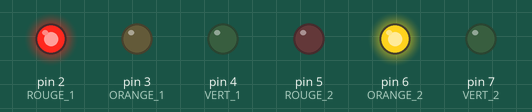
Bench run of a sketch on a simulated Arduino Uno, built with avr-gcc and run on an emulated ATmega328P. Parts: output pins drawn as LEDs (lit = HIGH).

Above: at 6.0 s.
At 10.5 s:
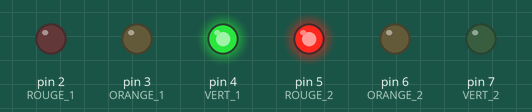
At 14.0 s:
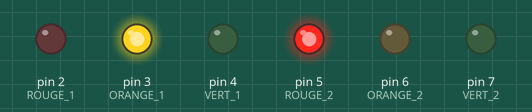
At 18.5 s:
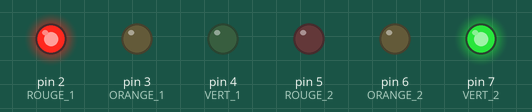
At 23.5 s:
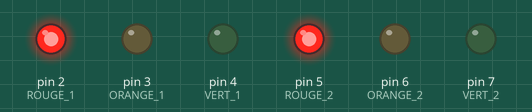
Timing chart, 0 to 25.8 s (numbered marks = the images above):
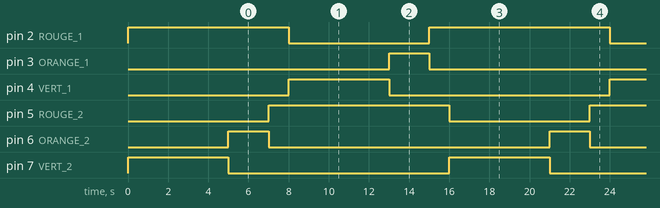

The sketch:

lesFeuRougeOrangeVert.ino
```cpp
/*
http://www.mon-club-elec.fr/pmwiki_mon_club_elec/pmwiki.php?n=MAIN.ArduinoInitiationLedsFeuxCirculation
*/

const int ROUGE_1=2; //declaration constante de broche
const int ORANGE_1=3; //declaration constante de broche
const int VERT_1=4; //declaration constante de broche
const int ROUGE_2=5; //declaration constante de broche
const int ORANGE_2=6; //declaration constante de broche
const int VERT_2=7; //declaration constante de broche

// Configuration des broches en sortie : on configure les 6 broches utilisées en sortie à l'aide de l'instruction pinMode :
void setup() {
  pinMode(ROUGE_1, OUTPUT); //met la broche en sortie
  pinMode(ORANGE_1, OUTPUT); //met la broche en sortie
  pinMode(VERT_1, OUTPUT); //met la broche en sortie
  pinMode(ROUGE_2, OUTPUT); //met la broche en sortie
  pinMode(ORANGE_2, OUTPUT); //met la broche en sortie
  pinMode(VERT_2, OUTPUT); //met la broche en sortie

  //------- initialisation des LEDs au début = feu 1 au rouge et feu 2 au vert
  digitalWrite(ROUGE_1,HIGH); // met la broche au niveau HAUT
  digitalWrite(VERT_1,LOW); // met la broche au niveau BAS
  digitalWrite(ORANGE_1,LOW); // met la broche au niveau BAS
  digitalWrite(ROUGE_2,LOW); // met la broche au niveau BAS
  digitalWrite(VERT_2,HIGH); // met la broche au niveau HAUT
  digitalWrite(ORANGE_2,LOW); // met la broche au niveau BAS

  delay(5000); // pause de 5 secondes
}

//on réalise la séquence d'allumage / extinction des 6 LEDs de façon à obtenir la simulatin du fonctionnement de 2 feux tricolores :
void loop() {
  //--- le feu 2 passe à l'orange
  digitalWrite(VERT_2,LOW); // éteint vert feu 2
  digitalWrite(ORANGE_2,HIGH); // allume orange feu 2

  delay (2000); // pause 2 secondes

  //--- le feu 2 passe au rouge
  digitalWrite(ORANGE_2,LOW); // éteint orange feu 2
  digitalWrite(ROUGE_2,HIGH); // allume rouge feu 2

  delay (1000); // pause courte 1 seconde

  //--- le feu 1 passe au vert
  digitalWrite(ROUGE_1,LOW); // éteint rouge feu 1
  digitalWrite(VERT_1,HIGH); // allume vert feu 1

  delay (5000); // pause longue 5 secondes

  //--- le feu 1 passe à l'orange
  digitalWrite(VERT_1,LOW); // éteint vert feu 1
  digitalWrite(ORANGE_1,HIGH); // allume orange feu 1

  delay (2000); // pause 2 secondes

  //--- le feu 1 passe au rouge
  digitalWrite(ORANGE_1,LOW); // éteint orange feu 1
  digitalWrite(ROUGE_1,HIGH); // allume rouge feu 1

  delay (1000); // pause courte 1 seconde

  //--- le feu 2 passe au vert
  digitalWrite(ROUGE_2,LOW); // éteint rouge feu 2
  digitalWrite(VERT_2,HIGH); // allume vert feu 2

  delay (5000); // pause longue 5 secondes
}
```

Measured:
- by itself, pin 2 (ROUGE_1), pin 5 (ROUGE_2): alternates HIGH for 9.0 s and LOW for 7.0 s
- by itself, pin 3 (ORANGE_1), pin 6 (ORANGE_2): alternates HIGH for 2.0 s and LOW for 14.0 s
- by itself, pin 4 (VERT_1), pin 7 (VERT_2): alternates HIGH for 5.0 s and LOW for 11.0 s
